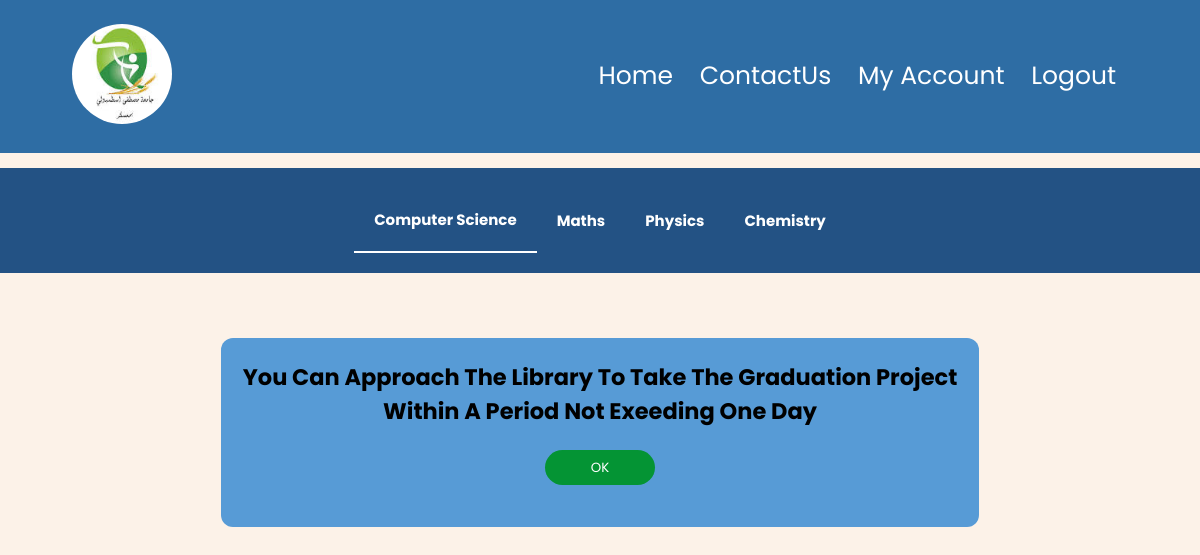
/user/consulterBooks/multiGP.php?idGP=1&idCategorie=1&Action=borrow (signed in), run on the app's committed database.
### tables this page shows
CREATE TABLE `categorie` (
  `idCategorie` int(11) NOT NULL,
  `categorie` varchar(30) NOT NULL
);

### public/user/consulterBooks/multiGP.php (the view, shortened to what this page needs)
<?php
if (isset($_SESSION['idUser'])) {
    ?>
    <!DOCTYPE html>
    <html lang="en">
    <head>
        <link rel="stylesheet" href="https://unpkg.com/swiper@7/swiper-bundle.min.css" />
        <link rel="stylesheet" href="https://cdnjs.cloudflare.com/ajax/libs/font-awesome/5.15.4/css/all.min.css">
        <link rel="stylesheet" href="https://cdnjs.cloudflare.com/ajax/libs/font-awesome/4.7.0/css/font-awesome.min.css">
        <link rel="stylesheet" href="https://cdnjs.cloudflare.com/ajax/libs/font-awesome/5.15.4/css/all.min.css">
        <link rel="stylesheet" href="../css/popup.css">
    </head>
    <body>
        <nav>
            <a href="../../home/index.php"><img id="img" src="../../home/image/icon.jpg"></a>
            <div class="nav-links" id="navLinks">
                <ul>
                    <li>
                        <a href="../../home/index.php">Home</a>
                    </li>
                    <li>
                        <a href="contact.php#contact-us">ContactUs</a>
                    </li>
                    <li>
                        <a href="../Acount-setting/index.php">My Account</a>
                    </li>
                    <li>
                        <a href="../../../private/login/logout.php">Logout</a>
                    </li>
                </ul>
            </div>
        </nav>
        <?php
        include "../../../private/conn.php";
        $idCategorie = $_GET['idCategorie'];
        $idGP = $_GET['idGP'];
        $idUser = $_SESSION['idUser'];
        $Action = $_GET['Action'];
        ?>
        <center>
            <div class="typeName">
                <?php
                $categorieQuery = mysqli_query($conn, "SELECT * FROM categorie");
                while ($categorie = mysqli_fetch_assoc($categorieQuery)) {
                    if ($categorie['idCategorie'] == $idCategorie) {
                        ?>
                        <a href="index.php?idCategorie=<?php echo $categorie['idCategorie']; ?>">
                            <p class="p1">
                                <?php echo $categorie['categorie'] ?>
                            </p>
                        </a>
                        <?php
                    } else {
                        ?>
                        <a href="index.php?idCategorie=<?php echo $categorie['idCategorie']; ?>">
                            <p class="p2">
                                <?php echo $categorie['categorie'] ?>
                            </p>
                        </a>
                        <?php
                    }
                }
                ?>
            </div>
        </center>
        <div class="body">
            <table>
                <?php
                $borrowGPtest = mysqli_num_rows(mysqli_query($conn, "SELECT * FROM borrow WHERE idUser='$idUser' AND isReturn='0'"));
                $requestGPtest = mysqli_num_rows(mysqli_query($conn, "SELECT * FROM request WHERE idUser='$idUser'"));
                $total_gp = $borrowGPtest + $requestGPtest;
                $borrow = mysqli_query($conn, "SELECT COUNT(*) AS b FROM borrow_gp WHERE idUser='$idUser'AND isReturn='0'");
                $request1 = mysqli_query($conn, "SELECT COUNT(*) AS r FROM request_gp WHERE idUser='$idUser'");
                $b = mysqli_fetch_assoc($borrow);
                $r = mysqli_fetch_assoc($request1);
                $total = $b['b'] + $r['r'];
                $sql = mysqli_query($conn, "SELECT * FROM graduation_project WHERE idGP=$idGP");
                $row = mysqli_fetch_assoc($sql);
                $block = mysqli_fetch_array(mysqli_query($conn, "SELECT * FROM users WHERE idUser='$idUser'"));
                if ($block['block'] == '1') {
                    ?>
                    <tr>
                        <td>
                            <h2>
                                <center>
                                    you can't borrow now, your action blocked
                                </center>
                            </h2>
                        </td>
                    </tr>
                    <tr>
                        <td>
                            <center>
                                <button>
                                    <a
                                        href="viewBook.php?idCategorie=<?php echo $idCategorie; ?>&idBook=<?php echo $idBook; ?>&idType=<?php echo $idType; ?>">OK</a>
                                </button>
                            </center>
                        </td>
                    </tr>
                        <?php
                    } else {
                        $request = mysqli_query($conn, "INSERT INTO request_gp(idUser,idGP,Action) VALUES ('$idUser','$idGP','$Action')");
                        $request2 = mysqli_query($conn, "UPDATE graduation_project SET nbrCopy=nbrCopy-1 WHERE idGP='$idGP' ");
                        if ($request && $request2) {
                            ?>
                                            <tr>
                                                <td>
                                                    <h2>
                                                        <center>
                                                            <h2>You Can Approach The Library To Take The Graduation Project <br>
                                                                Within A Period Not Exeeding One Day
                                                            </h2>
                                                        </center>
                                                    </h2>
                                                </td>
                                            </tr>
                                            <tr>
                                                <td>
                                                    <center>
                                                        <button>
                                                            <a
                                                                href="viewGP.php?idCategorie=<?php echo $idCategorie; ?>&idGP=<?php echo $idGP; ?>">OK</a>
                                                        </button>
                                                    </center>
                                                </td>
                                            </tr>
                            <?php
                        }
                    }
                ?>
            </table>
        </div>
    </body>
    <?php
} else {
    header("Location: ../../home/index.php");
    exit();
}
?>

### public/user/css/popup.css (style rules this page uses)
:root { --black:#444; --light-color:#666; --border:.1rem solid rgba(0,0,0,.1); --border-hover:.1rem solid var(--black); --box-shadow:0 .5rem 1rem rgba(0,0,0,.1); --bleu: #4682b4; --black:#444; --light-color:#777; --box-shadow:.5rem .5rem 0 rgba(22, 160, 133, .2); --text-shadow:.4rem .4rem 0 rgba(0, 0, 0, .2); }
body { background: #fcf2e8; }
html { font-size: 62.5%; overflow-x: hidden; scroll-padding-top: 5rem; scroll-behavior: smooth; }
* { margin: 0; padding: 0; font-family: 'Poppins', sans-serif; box-sizing: border-box; outline: none; border:none; text-decoration: none; text-transform: capitalize; transition:all .2s linear; transition:width none; }
nav { display: flex; padding: 2% 6%; justify-content: space-between; align-items: center; background-color: #2e6da4; }
nav #img { width: 100px; border-radius: 100%; }
.nav-links { flex: 1; text-align: right; }
.nav-links ul li { list-style: none; display: inline-block; padding: 8px 12px; position: relative; }
.nav-links ul li a { color: #fff; text-decoration: none; font-size: 25px; }
.nav-links ul li::after { content: ''; width: 0%; height: 2px; background: #4682b4; display:block; margin:auto; transition: 0.5s; font-weight: bold; }
.body { display: flex; justify-content: center; align-items: center; height:100%; width:100%; }
.body table { margin-top: 50px; background-color: #579bd6; padding: 20px; border-radius: 12px; }
.body table tr { height: 50px; }
.body a { text-decoration: none; color: white; }
.body table button { width: 110px; height: 35px; margin: 20px; background-color: rgb(4, 148, 52); border-radius: 30px; border: 0; outline: none; color: #fff; cursor: pointer; }

### data on the page
categorie: categorie "Computer Science"
categorie: categorie "Maths"
categorie: categorie "Physics"
categorie: categorie "Chemistry"
